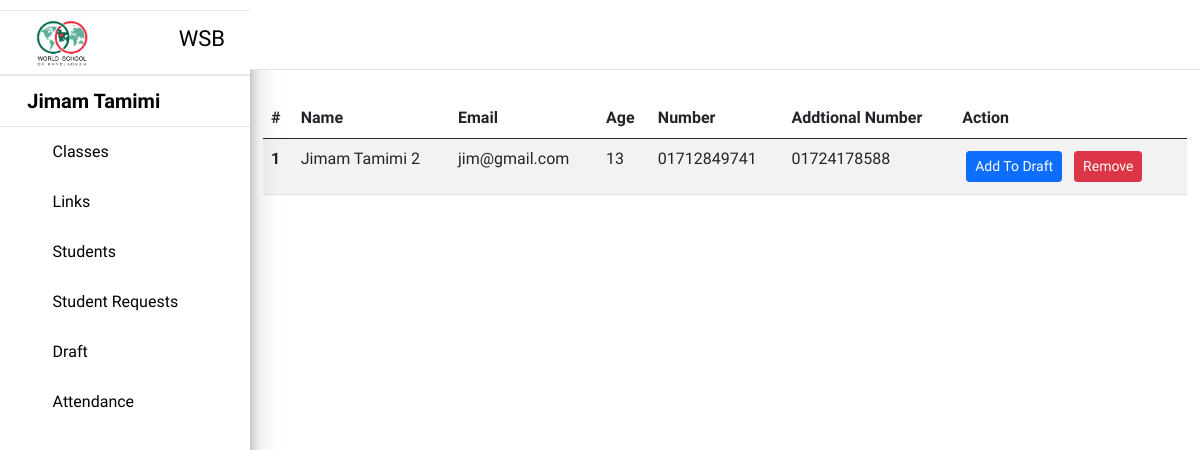
/dashboard/students/ (signed in), run on an earlier commit of the app's database.
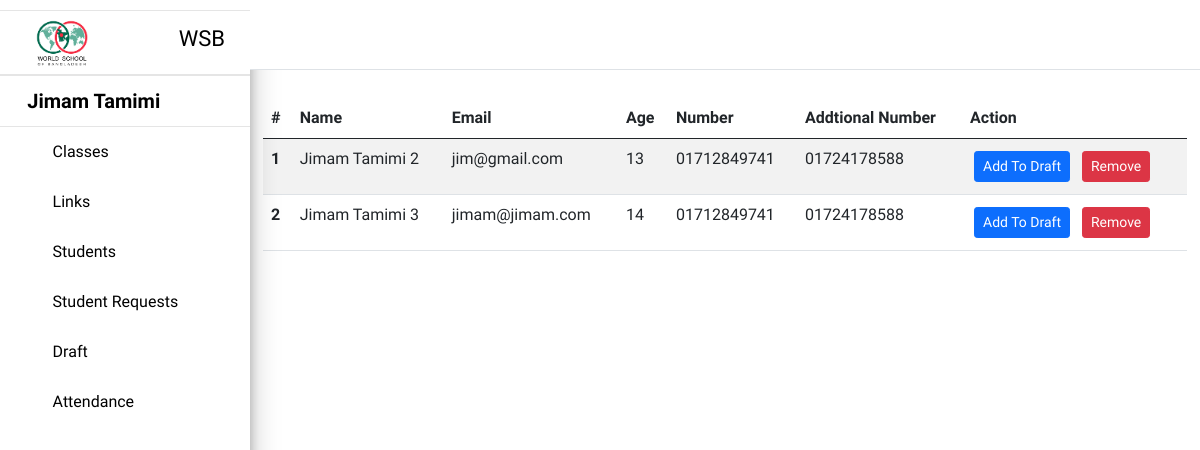
And on a later commit of the database.
### dashboard/models.py (models this page shows)
class Student(models.Model):
    student = models.ForeignKey(MyUser, on_delete=models.CASCADE)
    timeStamp = models.DateTimeField(auto_now_add=True, blank=True)
    def __str__(self):
        return str(self.student)

### home/models.py (models this page shows)
class MyUser(AbstractBaseUser, PermissionsMixin):
    email = models.EmailField(max_length=90, blank=False, unique=True)
    timeStamp=models.DateTimeField(auto_now_add=True, blank=True)
    first_name = models.CharField("First Name", max_length=10, blank=False)
    last_name = models.CharField("Last Name", max_length=10, blank=False)
    age = models.PositiveIntegerField("Age", blank=False)
    number = models.CharField("Phone Number", max_length=30, blank=False)
    addtional_number = models.CharField("Addtional Phone Number", max_length=30, blank=False)
    in_draft = models.BooleanField(default=False)
    is_student = models.BooleanField(default=False)
    is_active = models.BooleanField(default=True)
    is_superuser = models.BooleanField(default=False)
    is_staff = models.BooleanField(default=False)
    objects = CustomUserManager()
    USERNAME_FIELD = 'email'
    def __str__(self):
        return str(self.email)

### dashboard/views.py (the view, shortened to what this page needs)
# urls.py: path('students/', views.students),
@staff_member_required
def students(request, id=None):
    if(request.method == 'GET'):
        students = Student.objects.all()
        print(students)
        studentList = []
        for student in students:
            if(student.student in MyUser.objects.filter(is_active=True, is_student=True, in_draft=False)):
                studentList.append(student)
        context = {
            'students':studentList
        }
        return render(request, 'dashboard/students.html', context)

### home/context_processors.py (called while the page is built, shortened)
def animations(request):
    return {
        'animation_class': choice(animation_classes)
    }

def baseUrl(request):
    return {
        'BASE_URL': settings.BASE_URL
    }

def roll(request):
    if(request.user.is_authenticated):
        if(not request.user.is_student and request.user.is_staff == False):
            return {
                'is_student': False,
                'is_staff': False,
            }
        if(request.user.is_student):
            return {
                'is_student': True,
                'is_staff': False,
            }
        if(request.user.is_staff):
            return {
                'is_staff': True,
                'is_student': False,
            }
    else:
        return {
            'is_staff': False,
            'is_student': False,
        }

### templates/dashboard/students.html (shortened to what this page needs)
{% extends 'dashboard-base.html' %}
{% block content %}
<table class="table table-striped table-hover">
    <thead>
      <tr>
        <th scope="col">#</th>
        <th scope="col">Name</th>
        <th scope="col">Email</th>
        <th scope="col">Age</th>
        <th scope="col">Number</th>
        <th scope="col">Addtional Number</th>
        <th scope="col">Action</th>
      </tr>
    </thead>
    <tbody>
    {% load poll_extras  %}
        {% for student in students %}
            <tr >
                <th scope="row">{{forloop.counter}}</th>
                <td>{{student.student.first_name}} {{student.student.last_name}} {{student.student.id}}</td>
                <td>{{student.student.email}}</td>
                <td>{{student.student.age}}</td>
                <td>{{student.student.number}}</td>
                <td>{{student.student.addtional_number}}</td>
                <td>
                    <form action="/dashboard/students/" method="post">
                        <button type="submit" value="add-to-draft" name="action" class="btn btn-primary btn-sm m-1">Add To Draft</button>
                        <button type="submit" value="remove" name="action" class="btn btn-danger btn-sm m-1">Remove</button>
                    </form>
                </td>
            </tr>
        {% endfor %}
    </tbody >
</table>
{% endblock content %}

### templates/dashboard-base.html (shortened to what this page needs)
{% load static %}
<!DOCTYPE html>
<html lang="en">
<head>
  <link rel="stylesheet" href="https://cdnjs.cloudflare.com/ajax/libs/animate.css/4.1.1/animate.min.css">
  <link href="https://cdn.jsdelivr.net/npm/bootstrap@5.0.2/dist/css/bootstrap.min.css" rel="stylesheet">
  <link rel="stylesheet" href=" {% static 'dashboard/css/dashboard.css' %} " />
</head>
<body class="animate__animated {{animation_class}} ">
  <div id="dashboard-slidebar" class="dashboard-sidebar ">
    <div class="dashboard-slidebar-cont">
      <a href="/" class="dashboard-logo-cont item-margin-top">
        <div class="dashboard-logo" style="width:100px; border:none; background-image: url({% static 'img/logo.png' %})"></div>
        <h3 class="dashboard-logo-text">WSB</h3>
      </a>
      <a href="/" class="dashboard-profile-cont item-margin-top">
        <div style="display: flex; justify-content: center; align-items: center; width: 100%;">
          <h3 style="position: relative; top: 3px;" class="dashboard-profile-name">Jimam Tamimi </h3>
          <i style="position: relative; right: 19px; color: #7f7f7f;" class="
          {% if is_staff %}fas fa-user-check{% endif %}
          "></i>
        </div>
      </a>
      {% if user.is_superuser or user.is_staff%}
        <div class="dashboard-nav-item">
          <a href="/dashboard/classes/" class="dashboard-nav-link {% block classes %}{% endblock classes %}">
            <i class="dashboard-nav-icon fas fa-tachometer-alt"></i>
            <p>Classes</p>
          </a>
        </div>
        <div class="dashboard-nav-item">
          <a href="/dashboard/links/" class="dashboard-nav-link {% block links %}{% endblock links %}">
            <i class="dashboard-nav-icon  fas fa-link"></i>
            <p>Links</p>
          </a>
        </div>
        <div class="dashboard-nav-item">
          <a href="/dashboard/students/" class="dashboard-nav-link {% block students %}{% endblock students %}">
            <i class="dashboard-nav-icon fas fa-tachometer-alt"></i>
            <p>Students</p>
          </a>
        </div>
        <div class="dashboard-nav-item">
          <a href="/dashboard/students/requests/" class="dashboard-nav-link {% block studentRequests %}{% endblock studentRequests %}">
            <i class="dashboard-nav-icon fas fa-tachometer-alt"></i>
            <p>Student Requests</p>
          </a>
        </div>
        <div class="dashboard-nav-item">
          <a href="/dashboard/students/draft/" class="dashboard-nav-link {% block draft %}{% endblock draft %}">
            <i class="dashboard-nav-icon fas fa-tachometer-alt"></i>
            <p>Draft</p>
          </a>
        </div>
        <div class="dashboard-nav-item">
          <a href="/dashboard/attendance/" class="dashboard-nav-link {% block attendance %}{% endblock attendance %}">
            <i class="dashboard-nav-icon fas fa-tachometer-alt"></i>
            <p>Attendance</p>
          </a>
        </div>
      {% endif %}
    </div>
  </div>
  <div id="dashboard-content-wraper" class="dashboard-content-wraper">
    <div class="dashboard-navbar-cont">
      <nav class="dashboard-navbar">
        <ul class="dashboard-nav-item-wraper">
          <li id="dashboard-slidebar-icon" class="dashboard-slidebar-toggler-wraper">
            <i class="fas fa-bars dashboard-slidebar-toggler" aria-hidden="true"></i>
          </li>
        </ul>
        <ul class="dashboard-right-nav-icons">
          <form id="logoutForm" action="/accounts/logout/" method="POST">
            <li onclick="logoutForm.submit()" class="dashboard-right-nav-icon-wraper">
              <i class="fas fa-sign-out-alt" aria-hidden="true"></i>
            </li>
          </form>
          <li id="dashboard-go-full-screen-icon" class="dashboard-right-nav-icon-wraper">
            <i class="fas fa-expand-arrows-alt"></i>
          </li>
        </ul>
      </nav>
    </div>
    <div style="padding: 30px 13px; " class="dashboard-content ">
    {% block content %}{% endblock content %}
    </div>
  </div>
</body>
</html>

### static/dashboard/css/dashboard.css (style rules this page uses)
* { margin: 0; padding: 0; box-sizing: border-box; font-family: "Source Sans Pro", -apple-system, BlinkMacSystemFont, "Segoe UI", Roboto, "Helvetica Neue", Arial, sans-serif, "Apple Color Emoji", "Segoe UI Emoji", "Segoe UI Symbol"; }
html { overflow-x: hidden; }
p { margin: unset !important; }
a { text-decoration: none !important; }
.dashboard-sidebar { min-height: 100%; }
.dashboard-navbar ol, ul { margin: unset !important; padding: unset !important; }
.dashboard-sidebar { background: white; width: 250px; height: 100vh; overflow-y: scroll; position: fixed; top: 0; transition: all .3s cubic-bezier(0.74, 0.56, 0, 0.81); transform: translateX(-252px); box-shadow: 0 14px 28px rgba(0, 0, 0, 0.25), 0 10px 10px rgba(0, 0, 0, 0.22) !important; transition: all .3s cubic-bezier(0.74, 0.56, 0, 0.81); transform: translateX(0px); }
.dashboard-slidebar-cont { height: 99%; width: 100%; margin-top: 10px; margin-bottom: 10px; }
.dashboard-logo-cont { height: 65px; display: flex; justify-content: space-between; align-items: center; border-top: 0.5px solid #0000001a; border-bottom: 0.5px solid #0000001a; padding: 10px 0px 8px 0px; text-decoration: none; color: black; }
.dashboard-logo { background-size: cover; background-position: center center; width: 50px; height: 50px; border-radius: 100px; border: 1px solid rgba(0, 0, 0, 0.356); left: 10px; position: relative; }
.dashboard-logo-text { right: 25px; position: relative; font-weight: 500; font-size: 22px; }
.dashboard-profile-cont { border-top: 0.5px solid #0000001a; border-bottom: 0.5px solid #0000001a; display: flex; flex-direction: row; text-decoration: none !important; justify-content: space-between; align-items: center; padding: 10px 0px 8px 0px; }
.dashboard-profile-name { right: 25px; position: relative; font-weight: 600; font-size: 20px; color: black; }
.dashboard-nav-item { padding: 5px 0px 5px 0px; line-height: 1.5; color: #212529; font-size: 1rem; font-weight: 400; }
.dashboard-nav-link { width: 100%; display: flex; align-items: center; padding: 0.5rem 1rem; border-radius: 4px; text-decoration: none; background-color: #ffffff; color: rgb(0, 0, 0); transition: all 0.5s ease; cursor: pointer; }
.dashboard-nav-link p { position: relative; left: 7px; }
.dashboard-slidebar-cont > .dashboard-nav-item .dashboard-nav-icon { margin-left: 0.05rem; font-size: 1.2rem; margin-right: 0.2rem; text-align: center; width: 1.6rem; }
.dashboard-content-wraper { width: calc(100% - 250px); min-height: 100vh; display: flex; margin-left: auto; display: flex; flex-direction: column; transition: all .3s cubic-bezier(0.74, 0.56, 0, 0.81); z-index: 20; }
.dashboard-content { margin-top: 68px; }
.dashboard-navbar { height: 70px; border-bottom: 1px solid #dee2e6; width: 100%; display: flex; align-items: center; justify-content: space-between; }
.dashboard-navbar-cont { position: fixed; width: inherit; background: white; z-index: 23; }
.dashboard-slidebar-toggler { color: #00000080; cursor: pointer; transition: all 0.3s; }
.dashboard-nav-item-wraper { list-style: none; display: flex; margin-left: 15px !important; align-items: center; }
.dashboard-slidebar-toggler-wraper i { font-size: 24px; }
.dashboard-right-nav-icons { list-style: none; display: flex; justify-content: space-around; align-items: center; margin-right: 20px; }
.dashboard-right-nav-icon-wraper { cursor: pointer; color: rgba(0, 0, 0, 0.5); margin-right: 1.3rem; margin-left: 1.3rem; position: relative; text-decoration: none; transition: all .4s ease-in-out; font-size: 1.59rem; z-index: 4343; }

What changed in the data, as far as the page shows it:
added Student: student.first_name "Jimam", student.last_name "Tamimi", student.id "3", student.email "jimam@jimam.com", student.age "14", student.number "01712849741", student.addtional_number "01724178588"
